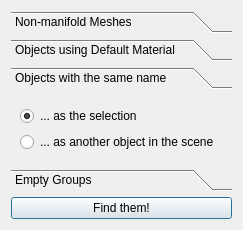
<?xml version="1.0" encoding="UTF-8"?>
<ui version="4.0">
 <class>BasicCheckTool</class>
 <widget class="QDialog" name="BasicCheckTool">
  <property name="geometry">
   <rect>
    <x>0</x>
    <y>0</y>
    <width>241</width>
    <height>226</height>
   </rect>
  </property>
  <property name="windowTitle">
   <string>Dialog</string>
  </property>
  <layout class="QGridLayout" name="gridLayout">
   <item row="0" column="0">
    <layout class="QVBoxLayout" name="verticalLayout">
     <item>
      <widget class="QToolBox" name="toolBox">
       <property name="minimumSize">
        <size>
         <width>221</width>
         <height>0</height>
        </size>
       </property>
       <property name="currentIndex">
        <number>2</number>
       </property>
       <widget class="QWidget" name="page_nm">
        <property name="geometry">
         <rect>
          <x>0</x>
          <y>0</y>
          <width>221</width>
          <height>69</height>
         </rect>
        </property>
        <attribute name="label">
         <string>Non-manifold Meshes</string>
        </attribute>
        <layout class="QGridLayout" name="gridLayout_5">
         <item row="0" column="0">
          <layout class="QVBoxLayout" name="verticalLayout_5"/>
         </item>
        </layout>
       </widget>
       <widget class="QWidget" name="page_dm">
        <attribute name="label">
         <string>Objects using Default Material</string>
        </attribute>
        <layout class="QGridLayout" name="gridLayout_4">
         <item row="0" column="0">
          <layout class="QVBoxLayout" name="verticalLayout_4"/>
         </item>
        </layout>
       </widget>
       <widget class="QWidget" name="page_sn">
        <attribute name="label">
         <string>Objects with the same name</string>
        </attribute>
        <layout class="QGridLayout" name="gridLayout_3">
         <item row="0" column="0">
          <layout class="QVBoxLayout" name="verticalLayout_3">
           <item>
            <widget class="QRadioButton" name="rb_sn_selection">
             <property name="text">
              <string>... as the selection</string>
             </property>
             <property name="checked">
              <bool>true</bool>
             </property>
            </widget>
           </item>
           <item>
            <widget class="QRadioButton" name="rb_sn_noselection">
             <property name="text">
              <string>... as another object in the scene</string>
             </property>
            </widget>
           </item>
          </layout>
         </item>
        </layout>
       </widget>
       <widget class="QWidget" name="page_eg">
        <property name="geometry">
         <rect>
          <x>0</x>
          <y>0</y>
          <width>221</width>
          <height>69</height>
         </rect>
        </property>
        <attribute name="label">
         <string>Empty Groups</string>
        </attribute>
        <layout class="QGridLayout" name="gridLayout_2">
         <item row="0" column="0">
          <layout class="QVBoxLayout" name="verticalLayout_2">
           <item>
            <widget class="QCheckBox" name="checkBox_casc">
             <property name="text">
              <string>Include empty parent groups</string>
             </property>
             <property name="checked">
              <bool>true</bool>
             </property>
            </widget>
           </item>
           <item>
            <widget class="QCheckBox" name="checkBox_rm">
             <property name="text">
              <string>Remove found groups</string>
             </property>
             <property name="checked">
              <bool>true</bool>
             </property>
            </widget>
           </item>
          </layout>
         </item>
        </layout>
       </widget>
      </widget>
     </item>
     <item>
      <widget class="QPushButton" name="findButton">
       <property name="text">
        <string>Find them!</string>
       </property>
      </widget>
     </item>
    </layout>
   </item>
  </layout>
 </widget>
 <resources/>
 <connections/>
</ui>
